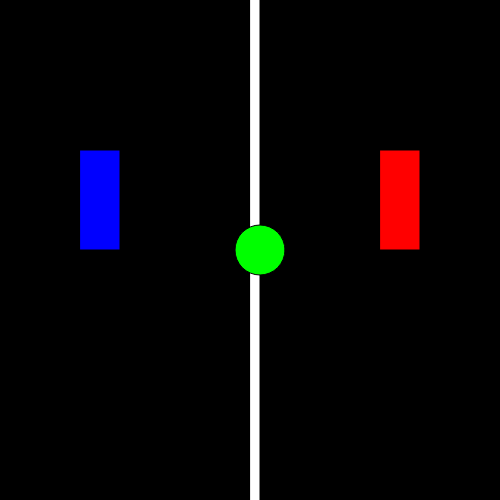
Frame 1 (no input)
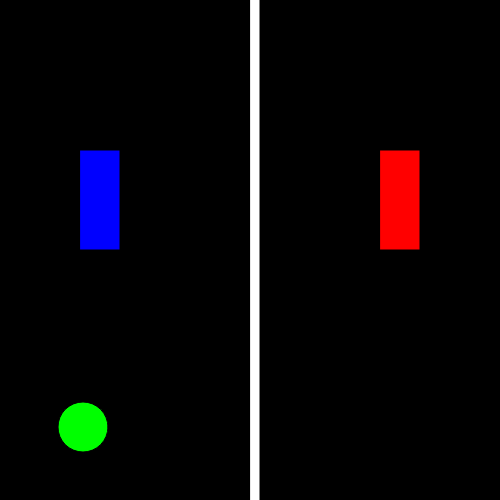
Frame 60 (no input)
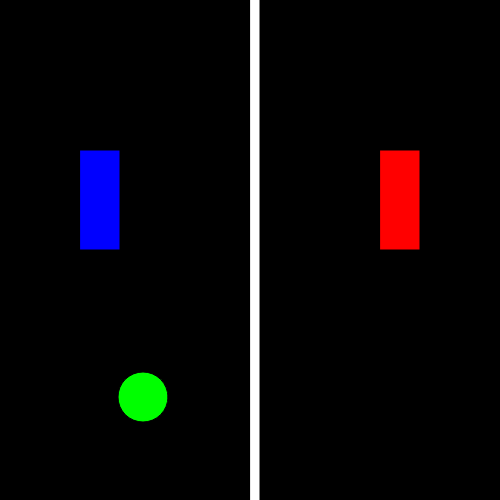
Frame 120 (the mouse pressed at the canvas centre since frame 60)

The p5.js sketch that drew these frames (run headless with seeded random() and noise() and a simulated clock; from frame 60 on, the mouse is pressed at the canvas centre):

// p5.js sketch
// ── sketch.js
let xPos = 100
let yPos = 200
let xPos2 = 400
let yPos2 = 200
let xPosB = 260
let yPosB = 250
let xDirection = 1
let yDirection = 1
let myTop;
let myBottom;
let myLeft;
let myRight;
let myT2;
let myR2;
let myL2;
let myB2;
let myT3;
let myB3;
let myR3;
let myL3;
function setup() {
    createCanvas(500,500);
    background(0);
    rectMode(CENTER);
}
function draw() {
   background(0);
     fill(255);
    rect(255,-5,10,1100); 
    fill(0,0,255);
    rect(xPos,yPos,40,100); 
  
    fill(255,0,0);
    rect(xPos2,yPos2,40,100);
    
    if (keyIsDown(87) && yPos > 50 ) { // up 
        yPos -= 3;
    }
    if (keyIsDown(68) && xPos < 223.05 ) { // right 
        xPos += 3;
    }
    if (keyIsDown(65) && xPos > 25 ) { // left
        xPos -= 3;
    }
    if (keyIsDown(83) && yPos < 450 ) { //down
        yPos += 3;
    }
 
    if (keyIsDown(UP_ARROW) && yPos2 >  50 ) {
        yPos2 -= 3;
    }
    if (keyIsDown(DOWN_ARROW) && yPos2 < 450 ) {
        yPos2 += 3;
    }
    if (keyIsDown(LEFT_ARROW) && xPos2 > 283.05 ) {
        xPos2 -= 3;
    }
    if (keyIsDown(RIGHT_ARROW) && xPos2 < 475 ) {
        xPos2 += 3;
    }
    fill(0,255,0);
    ellipse(xPosB,yPosB,50,50)
 
    xPosB -= 3 * xDirection
    yPosB += 3 * yDirection
    if(xPosB < 25 || xPosB > 500) {
        xDirection *= -1;
    }  
    if(yPosB < 25 || yPosB > 500) {
        yDirection *= -1;
    }
    myLeft = xPosB-25;
    myRight = xPosB+25;
    myBottom = yPosB+25;
    myTop = yPosB-25;
    myR2 = xPos+20;
    myT2 = yPos-50;
    myB2 = yPos+50;
    myL2 = xPos-20;
    myL3 = xPos2-20;
    myB3 = yPos2+50;
    myR3 = xPos2+20;
    myT3 = yPos2-50;
    if (!(myLeft > myR3 || myL3 > myRight || myTop > myB3 || myT3 > myBottom)) {
        xDirection*= -1;
        yDirection*= -1;
    }
   else if (!(myLeft > myR2 || myL2 > myRight || myTop > myB2 || myT2 > myBottom)) {
        xDirection*= -1;
        yDirection*= -1;
    }
}
